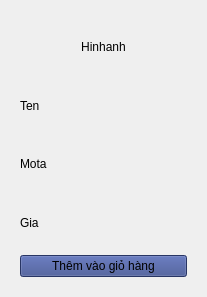
<?xml version="1.0" encoding="UTF-8"?>
<ui version="4.0">
 <class>Form</class>
 <widget class="QWidget" name="Form">
  <property name="geometry">
   <rect>
    <x>0</x>
    <y>0</y>
    <width>207</width>
    <height>297</height>
   </rect>
  </property>
  <property name="windowTitle">
   <string>Form</string>
  </property>
  <layout class="QGridLayout" name="gridLayout">
   <item row="2" column="0">
    <widget class="QWidget" name="widget" native="true">
     <layout class="QVBoxLayout" name="verticalLayout">
      <item>
       <widget class="QLabel" name="hinhanh">
        <property name="text">
         <string>Hinhanh</string>
        </property>
        <property name="alignment">
         <set>Qt::AlignCenter</set>
        </property>
       </widget>
      </item>
      <item>
       <widget class="QLabel" name="ten">
        <property name="text">
         <string>Ten</string>
        </property>
       </widget>
      </item>
      <item>
       <widget class="QLabel" name="mota">
        <property name="text">
         <string>Mota</string>
        </property>
       </widget>
      </item>
      <item>
       <widget class="QLabel" name="gia">
        <property name="text">
         <string>Gia</string>
        </property>
       </widget>
      </item>
      <item>
       <widget class="QPushButton" name="add">
        <property name="styleSheet">
         <string notr="true">background-color: rgb(56, 74, 140);</string>
        </property>
        <property name="text">
         <string>Thêm vào giỏ hàng</string>
        </property>
       </widget>
      </item>
     </layout>
    </widget>
   </item>
  </layout>
 </widget>
 <resources/>
 <connections/>
</ui>
